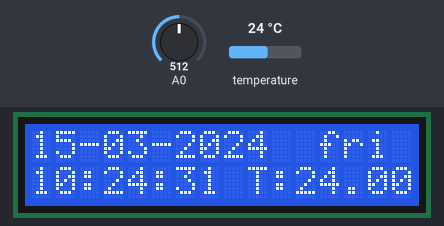
This sketch was run on a simulated Arduino Uno, built with avr-gcc and run on an emulated ATmega328P. Shown: 16×2 character LCD. Inputs (shaded band) come from the test bench; at power-on: A0 = 512, temperature 24 °C. The local clock reads 2024-03-15 10:24:30 at power-on unless the sketch sets it.

Above: at 1.2 s.
1.3 s: A0 set to 541
3.6 s: A0 set to 565
At 3.82 s:
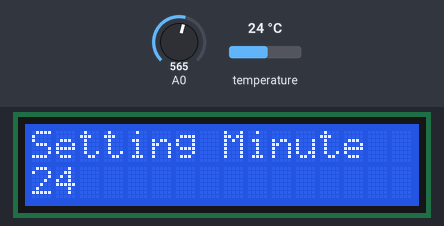
At 4.4 s:
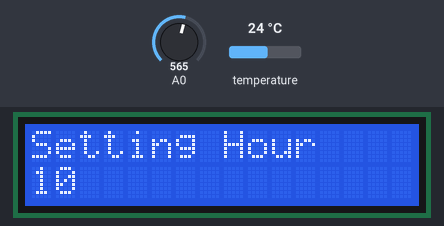
5.4 s: A0 set to 545
At 5.52 s:
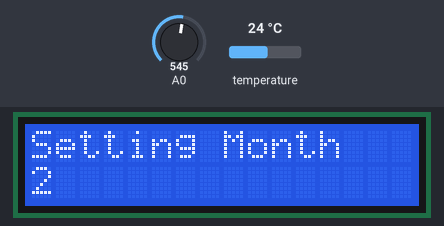

Measured:
- the behaviour switches between 554 and 555 on A0 (found by bisection; images 0 and 1)
- after the input at 3.6 s, the display: first changes after 0.14 s (image 1 shows a later state)

The sketch:

Watch_New.ino
```cpp
#include <LiquidCrystal_I2C.h>

// Dung vidu cua https://arduino-info.wikispaces.com/LCD-Pushbuttons
#include <Wire.h>
#include <DS3231.h>
#include <DHT_U.h>

LiquidCrystal_I2C lcd(0x3F, 16, 2);
DS3231 clock;
RTCDateTime dt;
signed char tsecond, tminute, thour, tday, twday, tmonth;
int tyear;
void HienThiThoiGian(void);
int read_LCD_buttons(void);
int key;
int adc_key_in    = 0;
int adc_key_prev  = 0;
#define btnRIGHT  0
#define btnLEFT 1
#define btnUP   2
#define btnDOWN   3
#define btnSELECT 4
#define btnNONE   5
void setup()
{
	lcd.begin();                              // set up the LCD's number of columns and rows (16x2)
	lcd.backlight();
	lcd.setCursor(0, 0);
	clock.begin();
	Wire.begin();
	dt = clock.getDateTime();
	tsecond = dt.second;
	tminute = dt.minute;
	thour = dt.hour;
	twday = dt.dayOfWeek;
	tday = dt.day;
	tmonth = dt.month;
	tyear = dt.year;
}

void loop()
{
	// put your main code here, to run repeatedly:
	byte CheDo =0;
	adc_key_prev = key;       // Looking for changes
	key = read_LCD_buttons();  // read the buttons
	while (1)
	{
		adc_key_prev = key;
		key = read_LCD_buttons();
		HienThiThoiGian();

		if (key == btnSELECT)
		{
			CheDo = 1;
			lcd.clear();
		}
		//cai dat gio
		while (CheDo == 1)
		{
			lcd.setCursor(0, 0);
			lcd.print("Setting Hour");
			lcd.setCursor(0, 1);
			lcd.print(thour);
			adc_key_prev = key;
			key = read_LCD_buttons();
			if (key == btnUP)
			{
				thour += 1;
				if (thour > 23)
				{
					thour = 0;
				}
				// Manual (YYYY, MM, DD, HH, II, SS
				clock.setDateTime(tyear, tmonth, tday, thour, tminute, tsecond);
			}
			if (key == btnDOWN)
			{
				thour -= 1;
				if (thour < 0)
				{
					thour = 23;
				}
				clock.setDateTime(tyear, tmonth, tday, thour, tminute, tsecond);
			}
			if (key == btnSELECT)
			{
				CheDo += 1;
				if (CheDo > 7)
				{
					CheDo = 0;
				}
				lcd.clear();
			}
		}//end CheDo 1

			//Cai dat phut
		while (CheDo == 2)
		{
			lcd.setCursor(0, 0);
			lcd.print("Setting Minute");
			lcd.setCursor(0, 1);
			lcd.print(tminute);
			adc_key_prev = key;
			key = read_LCD_buttons();
			if (key == btnUP)
			{
				tminute += 1;
				if (tminute > 59)
				{
					tminute = 0;
				}
				// Manual (YYYY, MM, DD, HH, II, SS
				clock.setDateTime(tyear, tmonth, tday, thour, tminute, tsecond);
			}
			if (key == btnDOWN)
			{
				tminute -= 1;
				if (tminute < 0)
				{
					tminute = 59;
				}
				clock.setDateTime(tyear, tmonth, tday, thour, tminute, tsecond);
			}
			if (key == btnSELECT)
			{
				CheDo += 1;
				if (CheDo > 7)
				{
					CheDo = 0;
				}
				lcd.clear();
			}
		}//end CheDo 2


		//--------------cai dat giay-----------------
		while (CheDo == 3)
		{
			lcd.setCursor(0, 0);
			lcd.print("Setting Secound");
			lcd.setCursor(0, 1);
			lcd.print(tsecond);
			adc_key_prev = key;
			key = read_LCD_buttons();

			if (key == btnUP)
			{
				tsecond += 1;
				if (tsecond > 59)
				{
					tsecond = 0;
				}
				// Manual (YYYY, MM, DD, HH, II, SS
				clock.setDateTime(tyear, tmonth, tday, thour, tminute, tsecond);
			}
			if (key == btnDOWN)
			{
				tsecond -= 1;
				if (tsecond < 0)
				{
					tsecond = 59;
				}
				clock.setDateTime(tyear, tmonth, tday, thour, tminute, tsecond);
			}
			if (key == btnSELECT)
			{
				CheDo += 1;
				if (CheDo > 7)
				{
					CheDo = 0;
				}
				lcd.clear();
			}
		}

		//--------------Cai dat ngay---------------
		while (CheDo == 4)//che do cai ngay
		{
			lcd.setCursor(0, 0);
			lcd.print("Setting day");
			lcd.setCursor(0, 1);
			lcd.print(tday);
			adc_key_prev = key;
			key = read_LCD_buttons();

			if (key == btnUP)//neu nhan nut nhan
			{
				tday = tday + 1;
				if (tday > 31)
				{
					tday = 0;
				}
				clock.setDateTime(tyear, tmonth, tday, thour, tminute, tsecond);
			}
			if (key == btnDOWN)//neu nhan nut nhan
			{
				tday = tday - 1;
				if (tday < 0)
				{
					tday = 31;
				}
				clock.setDateTime(tyear, tmonth, tday, thour, tminute, tsecond);
			}
			if (key == btnSELECT)//neu nhan nut
			{
				CheDo = CheDo + 1;//chuyen sang che do cai dat khac
				if (CheDo > 7)
				{
					CheDo = 0;
				}
				lcd.clear();//xoa man hinh LCD
			}

		}

		//-------cai dat thang---------------------------
		while (CheDo == 5)//che do cai thang
		{
			lcd.setCursor(0, 0);
			lcd.print("Setting Month");
			lcd.setCursor(0, 1);
			lcd.print(tmonth);
			adc_key_prev = key;
			key = read_LCD_buttons();
			if (key == btnUP)//neu nhan nut nhan
			{
				tmonth = tmonth + 1;
				if (tmonth > 12)
				{
					tmonth = 1;
				}
				clock.setDateTime(tyear, tmonth, tday, thour, tminute, tsecond);
			}
			if (key == btnDOWN)//neu nhan nut nhan
			{
				tmonth = tmonth - 1;
				if (tmonth < 1)
				{
					tmonth = 12;
				}
				clock.setDateTime(tyear, tmonth, tday, thour, tminute, tsecond);
			}
			if (key == btnSELECT)//neu nhan nut
			{
				CheDo = CheDo + 1;//chuyen sang che do cai dat khac
				if (CheDo > 7)
				{
					CheDo = 0;
				}
				lcd.clear();//xoa man hinh LCD
			}
		}

		//----------------- Cai dat nam---------
		while (CheDo == 6)//che do cai nam
		{
			lcd.setCursor(0, 0);
			lcd.print("Setting Year");
			lcd.setCursor(0, 1);
			lcd.print(tyear);
			adc_key_prev = key;
			key = read_LCD_buttons();
			if (key == btnUP)//neu nhan nut nhan
			{
				tyear = tyear + 1;
				clock.setDateTime(tyear, tmonth, tday, thour, tminute, tsecond);
			}
			if (key == btnDOWN)//neu nhan nut nhan
			{
				tyear = tyear - 1;
				if (tyear < 2000)
				{
					tyear = 2017;
				}
				clock.setDateTime(tyear, tmonth, tday, thour, tminute, tsecond);
			}
			if (key == btnSELECT)//neu nhan nut
			{
				CheDo = CheDo + 1;//chuyen sang che do cai dat khac
				if (CheDo > 7)
				{
					CheDo = 0;
				}
				lcd.clear();//xoa man hinh LCD
			}
		}
		while (CheDo == 7)//che do cai thu ngay
		{
			lcd.setCursor(0, 0);
			lcd.print("Setting date");
			lcd.setCursor(0, 1);
			//lcd.print("CHE DO CAI THU NGAY");
			//lcd.setCursor(0, 2);
			//lcd.print("THU:");

			//lcd.print(ThuNgay[wday]);
			//_HienThiSo(wday);
			//String ThuNgay[7]={"CHU NHAT","THU HAI","THU BA", "THU TU", "THU NAM", "THU SAU","THU BAY"};
			switch (twday)
			{
			case 1:
			{
				lcd.print("Monday  ");
				break;//thoat khoi cau truc switch
			}
			case 2:
			{
				lcd.print("Tuesday   ");
				break;//thoat khoi cau truc switch
			}
			case 3:
			{
				lcd.print("wednesday   ");
				break;//thoat khoi cau truc switch
			}
			case 4:
			{
				lcd.print("thursday   ");
				break;//thoat khoi cau truc switch
			}
			case 5:
			{
				lcd.print("friday   ");
				break;//thoat khoi cau truc switch
			}
			case 6:
			{
				lcd.print("Saturday   ");
				break;//thoat khoi cau truc switch
			}
			case 7:
			{
				lcd.print("Sunday   ");
				break;//thoat khoi cau truc switch
			}
			default://khi khong co truong hop o tren nao dung thi vo day
			{
				//co the viet them gi do neu thich
				break;
			}
			}
			adc_key_prev = key;
			key = read_LCD_buttons();
			if (key == btnUP)//neu nhan nut nhan
			{
				twday = twday + 1;
				if (twday > 7)
				{
					twday = 1;
				}
			}
			if (key == btnDOWN)//neu nhan nut nhan
			{
				twday = twday - 1;
				if (twday < 1)
				{
					twday = 7;
				}
			}
			if (key == btnSELECT)//neu nhan nut
			{
				CheDo = CheDo + 1;//chuyen sang che do cai dat khac
				if (CheDo > 7)
				{
					CheDo = 0;
				}
				lcd.clear();//xoa man hinh LCD
			}
		}
	}
}

void HienThiThoiGian(void)
	{
		dt = clock.getDateTime();
		lcd.setCursor(0, 0);
		lcd.print(clock.dateFormat("d-m-Y", dt));
		lcd.print("  ");
		switch (twday)
		{
		case 1:
		{
			lcd.print("Mon");
			break;//thoat khoi cau truc switch
		}
		case 2:
		{
			lcd.print("Tue");
			break;//thoat khoi cau truc switch
		}
		case 3:
		{
			lcd.print("wed");
			break;//thoat khoi cau truc switch
		}
		case 4:
		{
			lcd.print("thu");
			break;//thoat khoi cau truc switch
		}
		case 5:
		{
			lcd.print("fri");
			break;//thoat khoi cau truc switch
		}
		case 6:
		{
			lcd.print("Sat");
			break;//thoat khoi cau truc switch
		}
		case 7:
		{
			lcd.print("Sun");
			break;//thoat khoi cau truc switch
		}
		default://khi khong co truong hop o tren nao dung thi vo day
		{
			//co the viet them gi do neu thich
			break;
		}
		}
		lcd.setCursor(0, 1);
		lcd.print(clock.dateFormat("H:i:s", dt));
   lcd.setCursor(9,1);
   lcd.print("T");
   lcd.setCursor(10,1);
   lcd.write(58);
   clock.forceConversion();
   lcd.print(clock.readTemperature());
	}


	int read_LCD_buttons(void)
	{
		adc_key_in = analogRead(0);      // read the value from the sensor
		delay(60); //switch debounce delay. Increase this delay if incorrect switch selections are returned.
		int k = (analogRead(0) - adc_key_in); //gives the button a slight range to allow for a little contact resistance noise
		if (5 < abs(k))
		{
			return btnNONE;
		}  // double checks the keypress. If the two readings are not equal +/-k value after debounce delay, it tries again.
		if (adc_key_in > 1000) return btnNONE; // We make this the 1st option for speed reasons since it will be the most likely result
		if (adc_key_in < 50)   return btnRIGHT;
		if (adc_key_in < 195)  return btnLEFT;
		if (adc_key_in < 380)  return btnUP;
		if (adc_key_in < 555)  return btnDOWN;
		if (adc_key_in < 790)  return btnSELECT;
		return btnNONE;  // when all others fail, return this...
	}
```
